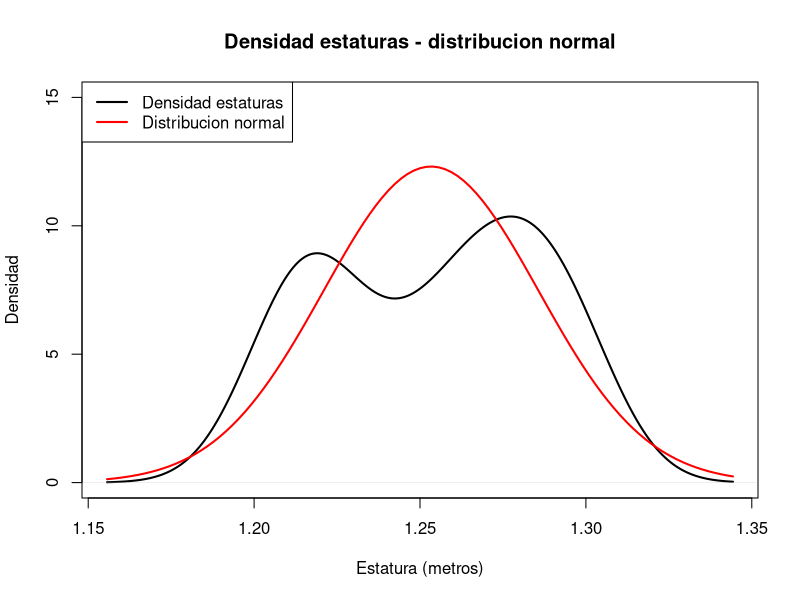
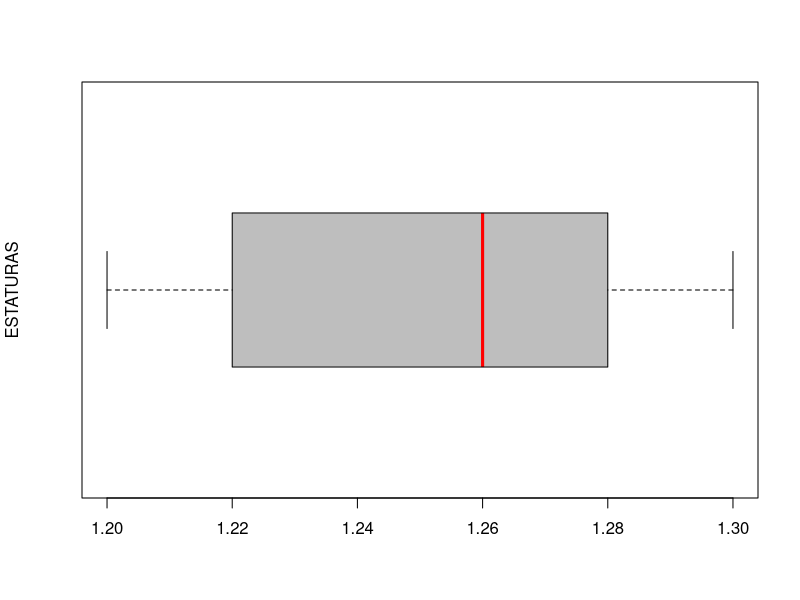
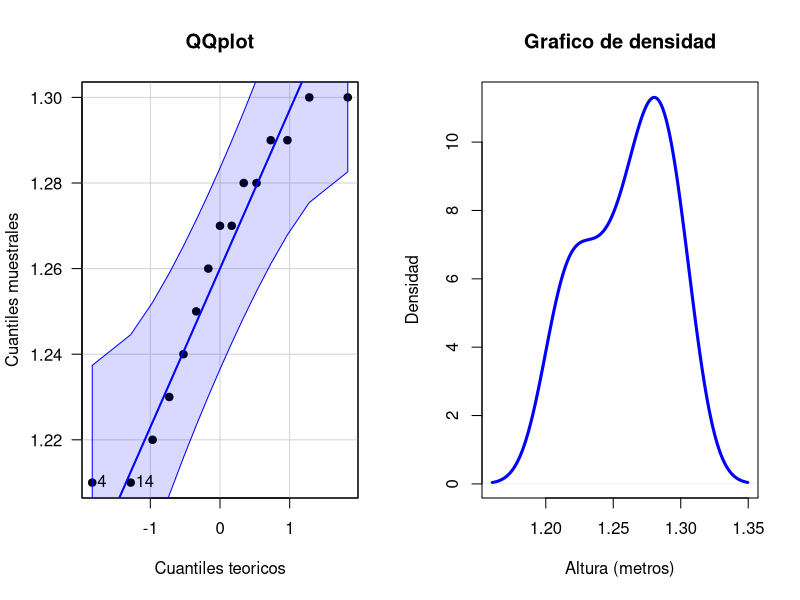
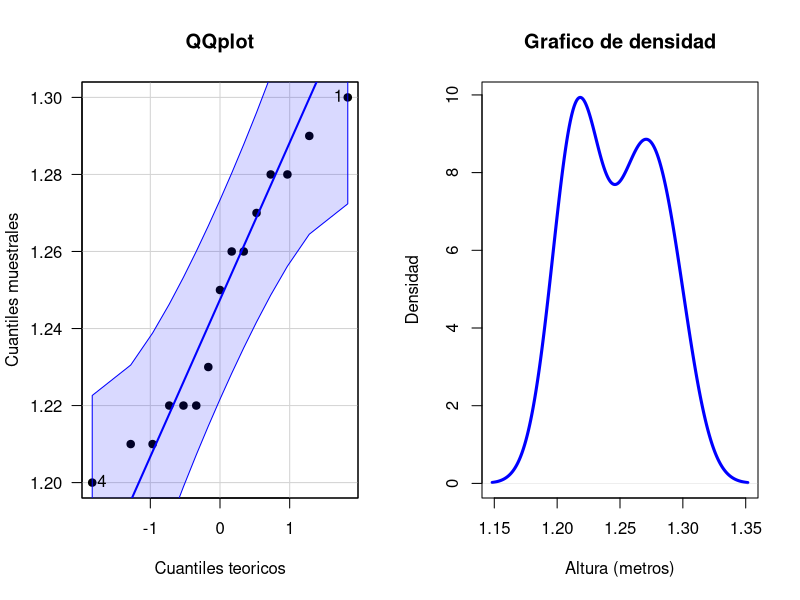
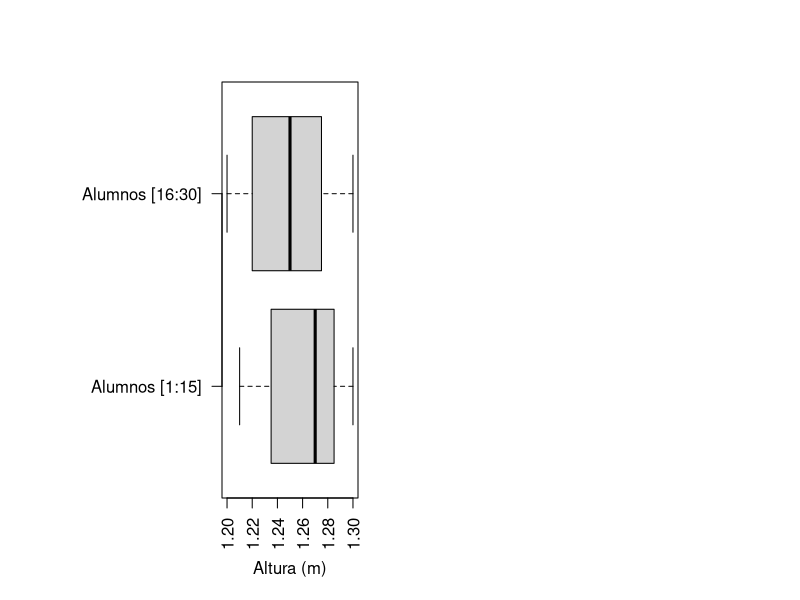

The R script that drew these images, in order:
## ---- chunk 1
datos.estatura <- data.frame(alumnos = c("Alumno1", "Alumno2", "Alumno3", "Alumno4", 
                             "Alumno5", "Alumno6", "Alumno7", "Alumno8", "Alumno9", 
                             "Alumno10", "Alumno11", "Alumno12", "Alumno13", "Alumno14", 
                             "Alumno15", "Alumno16", "Alumno17", "Alumno18", "Alumno19", 
                             "Alumno20", "Alumno21", "Alumno22", "Alumno23", "Alumno24", 
                             "Alumno25", "Alumno26", "Alumno27", "Alumno28", "Alumno29", 
                             "Alumno30"),
                             estatura = c(1.25, 1.28, 1.27, 1.21, 1.22, 1.29, 1.30, 1.24, 
                              1.27, 1.29, 1.23, 1.26, 1.30, 1.21, 1.28, 1.30, 1.22, 1.25, 
                              1.20, 1.28, 1.21, 1.29, 1.26, 1.22, 1.28, 1.27, 1.26, 1.23, 
                              1.22, 1.21))
## ---- chunk 2
# Media artimetica
media.aritmetica <- mean(datos.estatura[, "estatura"])
media.aritmetica
## ---- chunk 3
# Media geometrica
# Podemos ver que la Media geometrica es ligeramente inferior a la aritmetica
media.geometrica <- Reduce(prod, datos.estatura["estatura"], init = 1) ** 
                            (1/nrow(datos.estatura))
media.geometrica
## ---- chunk 4
mediana <- median(datos.estatura[, "estatura"])
mediana
## ---- chunk 5
frecuencias.estaturas <- as.data.frame(table(Estatura = datos.estatura[, "estatura"]))
frecuencias.estaturas
## ---- chunk 6
# Lo pasamos a tipo de dato numeric (por defecto esta en tipo factor)
frecuencias.estaturas[, "Estatura"] <- as.numeric(levels(frecuencias.estaturas[, "Estatura"]))
frecuencias.estaturas <- frecuencias.estaturas[order(-frecuencias.estaturas[, "Freq"]),]
frecuencias.estaturas
## ---- chunk 7
moda <- as.double(frecuencias.estaturas[which(frecuencias.estaturas[, "Freq"] == 
                                        max(frecuencias.estaturas[, "Freq"])), "Estatura"])
moda
## ---- chunk 8
# Range devuelve los valores maximo y minimo, NO el rango
range(datos.estatura[, "estatura"])
rango <- diff(range(datos.estatura[, "estatura"]))

rango
## ---- chunk 9
# Cuasi-varianza
var(datos.estatura[, "estatura"])

# Varianza
varianza <- var(datos.estatura[, "estatura"]) * 
                    ((nrow(datos.estatura) - 1 )/ nrow(datos.estatura))
varianza
## ---- chunk 10
# Desviacion tipica obtenida a partir de la cuasi-varianza
sd(datos.estatura[, "estatura"])

# Desviacion tipica obtenida a partir de la varianza
desv.tipica <- sd(datos.estatura[, "estatura"]) * 
                    sqrt((nrow(datos.estatura) - 1 )/ nrow(datos.estatura))
desv.tipica
## ---- chunk 11
plot(density(datos.estatura[, "estatura"]), type = 'l', ylim = c(0,15),
     lwd = 2, xlab = "Estatura (metros)", ylab = "Densidad",
     main = "Densidad estaturas - distribucion normal")
curve(dnorm(x, mean = media.aritmetica, sd = sd(datos.estatura[, "estatura"])), 
      col = 'red', lwd = 2, type = 'l', add = TRUE)
legend("topleft", legend = c("Densidad estaturas", "Distribucion normal"), 
       col = c("black", "red"), lty = 1, lwd = 2)
## ---- chunk 12
boxplot(datos.estatura[, "estatura"], medcol = "red", 
        col = "grey", las = 1, ylab = "ESTATURAS", horizontal = TRUE)

# Mediante la funcion summary mostramos los valores de los cuartiles
summary(datos.estatura[, "estatura"])
## ---- chunk 13
coef.var.pearson <- desv.tipica / media.aritmetica
coef.var.pearson
## ---- chunk 14
datos.estatura.peso <- data.frame(alumnos = c("Alumno1", "Alumno2", "Alumno3", "Alumno4",
                       "Alumno5", "Alumno6", "Alumno7", "Alumno8", "Alumno9",
                       "Alumno10", "Alumno11", "Alumno12", "Alumno13", "Alumno14", 
                       "Alumno15", "Alumno16", "Alumno17", "Alumno18", "Alumno19", 
                       "Alumno20", "Alumno21", "Alumno22", "Alumno23", "Alumno24", 
                       "Alumno25", "Alumno26", "Alumno27", "Alumno28", "Alumno29", 
                       "Alumno30"),
                       
                        estatura = c(1.25, 1.28, 1.27, 1.21, 1.22, 1.29, 1.30, 1.24, 1.27,
                        1.29, 1.25, 1.28, 1.27, 1.21, 1.22, 1.29, 1.30, 1.24,
                        1.27, 1.29, 1.25, 1.28, 1.27, 1.21, 1.22, 1.29, 1.30,
                        1.24, 1.27, 1.29),
                       
                        peso = c(32, 33, 31, 34, 32, 31, 34, 32, 32, 35, 31, 35, 34, 
                        33, 33, 31, 35, 32, 31, 33, 33, 32, 34, 34, 35, 31, 34,
                        33, 35, 34))
## ---- chunk 15
# Estatura
breaks <- as.vector(quantile(datos.estatura.peso[, "estatura"]))
breaks
## ---- chunk 16
intervalo.estatura <- cut(datos.estatura.peso[, "estatura"], breaks = breaks, 
                          include.lowest = TRUE, right = FALSE)
levels(intervalo.estatura)
## ---- chunk 17
# Estatura
table(datos.estatura.peso[, "peso"])
## ---- chunk 18
intervalo.peso <- cut(datos.estatura.peso[, "peso"], breaks = 4, 
                      include.lowest = TRUE, right = FALSE)
levels(intervalo.peso)
## ---- chunk 19
df.intervalos <- data.frame(estatura = intervalo.estatura, 
                            peso = intervalo.peso)
tabla.correspondencias <- table(df.intervalos[, "estatura"], df.intervalos[, "peso"])
tabla.correspondencias
## ---- chunk 20
tabla.correspondencias <- rbind(tabla.correspondencias, apply(tabla.correspondencias, 2, sum))
tabla.correspondencias <- cbind(tabla.correspondencias, apply(tabla.correspondencias, 1, sum))
tabla.correspondencias
## ---- chunk 21
# Ejercicio 2
datos.estatura.primeros.15 <- datos.estatura[1:15,]
datos.estatura.ultimos.15 <- datos.estatura[16:30,]
## ---- chunk 22
# Importamos el paquete car, el contiene la funcion qqPlot
library(car)
## ---- chunk 23
mostrar_graficos <- function(datos, columna) {
  par(mfrow = c(1,2))
  qqPlot(datos[, columna], pch=19, las=1, main='QQplot',
        xlab='Cuantiles teoricos', ylab='Cuantiles muestrales')
  plot(density(datos[, columna]), lwd = 3, col = 'blue',
       xlab = 'Altura (metros)', ylab = 'Densidad',
       main = 'Grafico de densidad')
}
## ---- chunk 24
# Primeros 15 datos
mostrar_graficos(datos.estatura.primeros.15, "estatura")
## ---- chunk 25
# Primeros 15 datos
mostrar_graficos(datos.estatura.ultimos.15, "estatura")
## ---- chunk 26
# Prueba Shapiro-Wilk en R
# Primeros 15 datos
shapiro.test(datos.estatura.primeros.15[, "estatura"])

# Ultimos 15 datos
shapiro.test(datos.estatura.ultimos.15[, "estatura"])
## ---- chunk 27
contrastar_varianzas <- function(x, y, columna, confianza) {
  n.1 <- nrow(x)
  n.2 <- nrow(y)
  # R calcula la cuasi-varianza, por lo que debemos multiplicar
  # la varianza obtenida por (n - 1) / n para obtener la varianza 
  var.1 <- var(x[, columna]) * ((n.1 - 1 )/ n.1)
  var.2 <- var(y[, columna]) * ((n.2 - 1 )/ n.2)
  cociente.var <- min(var.1, var.2) / max(var.1, var.2)
  lim.inf <- cociente.var * (1 / qf(1- (1 - confianza) / 2, df1 = n.1 - 1, df2 = n.2 - 1))
  lim.sup <- cociente.var * (1 / qf((1 - confianza) / 2, df1 = n.1 - 1, df2 = n.2 - 1))
  c(lim.inf, lim.sup)
}
## ---- chunk 28
contrastar_varianzas(datos.estatura.primeros.15, datos.estatura.ultimos.15, "estatura", 0.95)
## ---- chunk 29
var.test(datos.estatura.primeros.15[, "estatura"], datos.estatura.ultimos.15[, "estatura"])
## ---- chunk 30
intervalo_confianza <- function(x, y, columna, confianza) {
  n.1 <- nrow(x)
  n.2 <- nrow(y)
  var.1 <- var(x[, columna]) * ((n.1 - 1 )/ n.1)
  var.2 <- var(y[, columna]) * ((n.2 - 1 )/ n.2)
  media.1 <- mean(x[, columna])
  media.2 <- mean(y[, columna])
  aux <- abs(qt(c((1 - confianza) / 2), df = n.1 + n.2 - 2)) * 
          sqrt((n.1 * var.1 + n.2 * var.2) *
          (1/n.1 + 1/n.2))/sqrt(n.1 + n.2 - 2)
  c(media.1 - media.2 - aux, media.1 - media.2 + aux)
}
## ---- chunk 31
intervalo_confianza(datos.estatura.primeros.15, datos.estatura.ultimos.15, "estatura", 0.95)
## ---- chunk 32
# Por defecto, conf.level esta a 0.95
t.test(datos.estatura.primeros.15[, "estatura"], datos.estatura.ultimos.15[, "estatura"], 
       var.equal = TRUE, conf.level = 0.95)
## ---- chunk 33
par(xpd = TRUE, mar = par()$mar + c(0,7,0,0))
boxplot(datos.estatura.primeros.15[, "estatura"], datos.estatura.ultimos.15[, "estatura"], 
        names = c("Alumnos [1:15]", "Alumnos [16:30]"), 
        xlab = "Altura (m)",
        las = 2, horizontal = TRUE)
## ---- chunk 34
t.test(datos.estatura.primeros.15[, "estatura"], datos.estatura.ultimos.15[, "estatura"], 
       var.equal = TRUE, conf.level = 0.70)
## ---- chunk 35
contrastar_hipotesis <- function(x, y, columna, confianza) {
  n.1 <- nrow(x)
  n.2 <- nrow(y)
  var.1 <- var(x[, columna]) * ((n.1 - 1 )/ n.1)
  var.2 <- var(y[, columna]) * ((n.2 - 1 )/ n.2)
  media.1 <- mean(x[, columna])
  media.2 <- mean(y[, columna])
  s.c <- (n.1 * var.1 + n.2 * var.2) / (n.1 + n.2 - 2)
  t <- (media.1 - media.2) / sqrt(s.c *  (1/n.1 + 1/n.2))
  t.student <-  abs(qt(c((1 - confianza) / 2), df = n.1 + n.2 - 2))
  print(data.frame("T" = t, "t.Student" = t.student), row.names = FALSE)
}
## ---- chunk 36
contrastar_hipotesis(datos.estatura.primeros.15, datos.estatura.ultimos.15, "estatura", 0.95)
